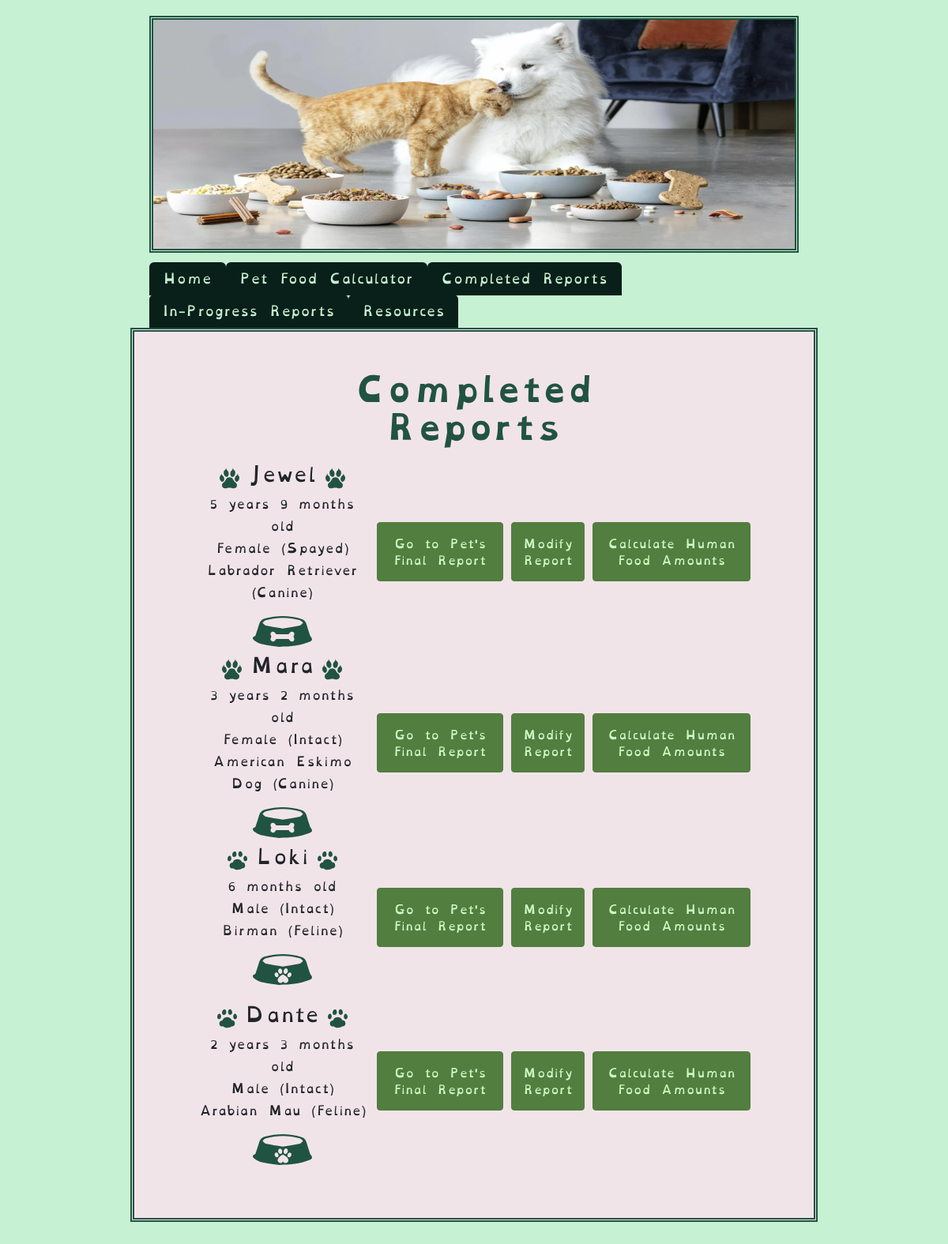
/finished_reports (signed in), run on an earlier commit of the app's database.
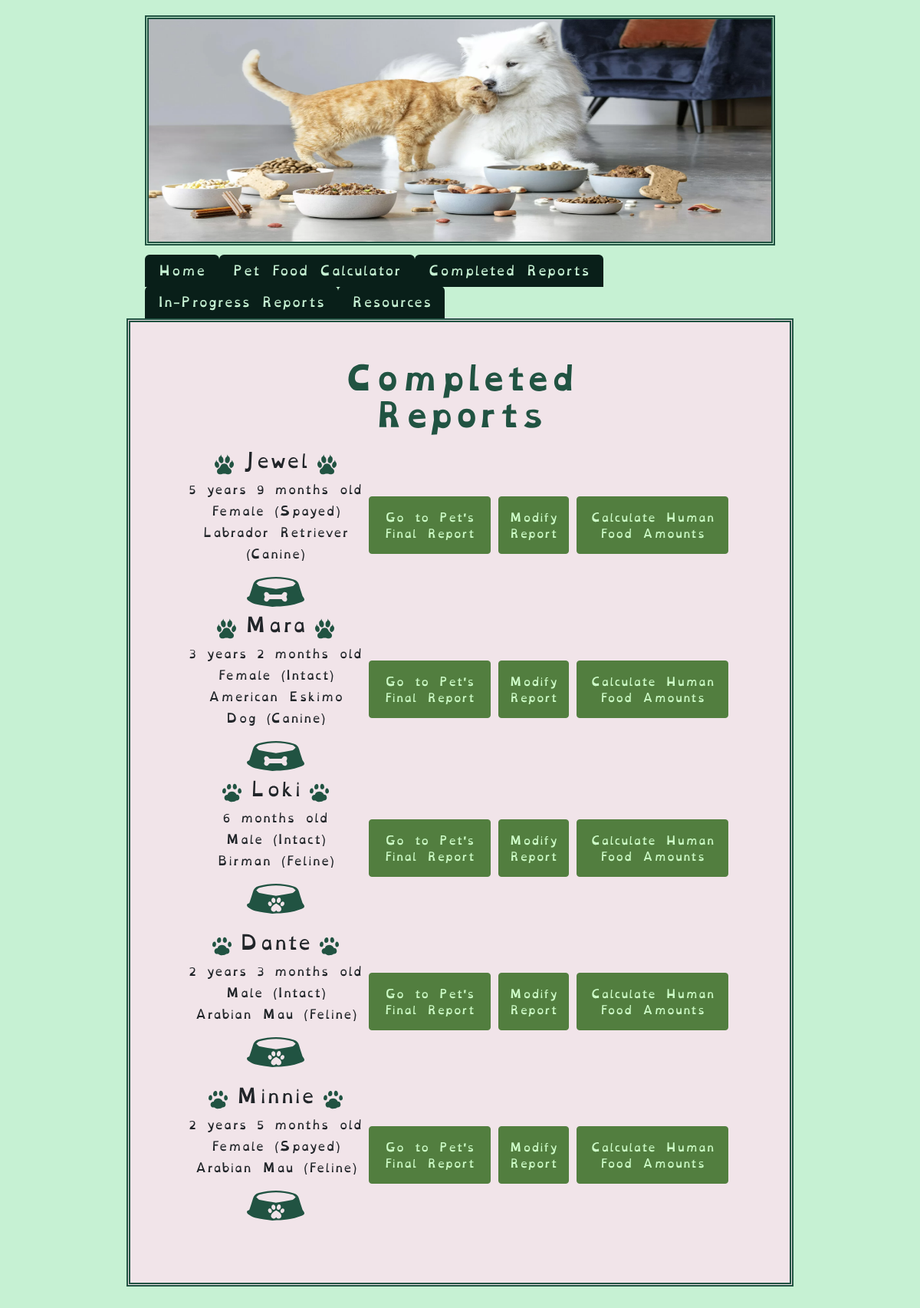
And on a later commit of the database.
### tables this page shows
CREATE TABLE "pets" (
	"pet_id"	INTEGER UNIQUE,
	"owner_id"	INTEGER,
	"name"	VARCHAR(25) NOT NULL,
	"age_in_years"	INTEGER,
	"age_in_months"	INTEGER,
	"species"	VARCHAR(10) NOT NULL,
	"breed"	VARCHAR(25),
	"canine_breed_id"	INTEGER,
	"feline_breed_id"	INTEGER,
	"sex"	INTEGER,
	"bcs"	INTEGER,
	"weight"	FLOAT,
	"units"	VARCHAR(5),
	"converted_weight"	FLOAT,
	"converted_weight_units"	VARCHAR(5),
	"body_fat_percentage"	VARCHAR(5),
	"ideal_weight_lbs"	FLOAT,
	"ideal_weight_kgs"	FLOAT,
	"is_pediatric"	VARCHAR(1),
	"is_pregnant"	VARCHAR(1),
	"weeks_gestating"	INTEGER,
	"is_nursing"	VARCHAR(1),
	"litter_size"	INTEGER,
	"weeks_nursing"	INTEGER,
	"activity_level"	INTEGER,
	"rer"	FLOAT,
	"canine_der_factor_id"	INTEGER,
	"feline_der_factor_id"	INTEGER,
	"der"	FLOAT,
	"der_modifier"	FLOAT,
	"meals_per_day"	FLOAT,
	"current_food_kcal"	FLOAT,
	"current_food_form"	INTEGER,
	"rec_treat_kcal_per_day"	INTEGER,
	"current_food_amt_rec"	VARCHAR(15),
	"current_food_amt_per_meal"	VARCHAR(15),
	"date_of_first_report"	DATETIME,
	"most_recent_report_date"	DATETIME,
	PRIMARY KEY("pet_id" AUTOINCREMENT),
	FOREIGN KEY("owner_id") REFERENCES "users"("id"),
	FOREIGN KEY("canine_breed_id") REFERENCES "dog_breeds"("BreedID"),
	FOREIGN KEY("canine_der_factor_id") REFERENCES "canine_der_factors"("factor_id"),
	FOREIGN KEY("feline_breed_id") REFERENCES "cat_breeds"("BreedID"),
	FOREIGN KEY("feline_der_factor_id") REFERENCES "feline_der_factors"("factor_id"),
	FOREIGN KEY("sex") REFERENCES "reproductive_statuses"("sex_id"),
	FOREIGN KEY("activity_level") REFERENCES "activity_levels"("activity_id"),
	FOREIGN KEY("current_food_form") REFERENCES "food_forms"("form_id")
);

### main.py (the view)
@app.route("/finished_reports", methods=["GET", "POST"])
@login_required
def finished_reports():
    try:
        fi = FindInfo(session["user_id"])
        pet_list = fi.find_all_user_pets(session["user_id"])
    except Exception as e:
        flash(f"Unable to find pet list. Exception: {e}")
        return render_template("finished_reports.html")
    return render_template("finished_reports.html", pet_list=pet_list)

### find_info.py (called while the page is built)
    def pet_data_dictionary(self, user_id, pet_id) -> dict:
        if pet_id != 0 and user_id != 0:
            self.pet_data = db.execute(
                "SELECT * FROM pets WHERE owner_id = :user_id AND pet_id = :pet_id",
                user_id=user_id, pet_id=pet_id
            )
            if self.pet_data == None:
                print("The pet hasn't been added yet.")
        return self.pet_data

    def find_all_user_pets(self, user_id) -> dict:
        if user_id != None or user_id != 0:
            try:
                pet_list = db.execute(
                    "SELECT * FROM pets WHERE owner_id = :user",
                    user=user_id
                )
                print(pet_list)
            except Exception as e:
                flash(f"Couldn't find pet list. Exception: {e}")
        return pet_list

### helpers.py (called while the page is built)
def login_required(f):
    @wraps(f)
    def decorated_funtion(*args, **kwargs):
        if session.get("user_id") == None:
            return redirect(url_for("login"))
        return f(*args, **kwargs)
    return decorated_funtion

### templates/finished_reports.html (shortened to what this page needs)
{% extends 'base.html' %}
{% block content %}
    <h1>Completed Reports</h1>
    <div class="row">
        {% if pet_list and pet_list.date_of_first_report != None %}
            <table class="final_report_table">
                <tbody>
                    {% for pet in pet_list %}
                        {% if pet.date_of_first_report != None %}
                            <tr class="table_info">
                                <td class="pet_table_info">
                                    <div class="signalment_info">
                                        <div class="name_and_paws">
                                            {% if pet.species == "Canine" %}
                                                <img src="{{ url_for('static', filename='assets/svg/dogs/dog_paw.svg') }}" alt="A dog's pawprint" class="fr_paw">
                                            {% elif pet.species == "Feline" %}
                                                <img src="{{ url_for('static', filename='assets/svg/cats/cat_paw.svg') }}" alt="A cat's pawprint" class="fr_paw">
                                            {% endif %}
                                            <h4>{{ pet.name }}</h4>
                                            {% if pet.species == "Canine" %}
                                                <img src="{{ url_for('static', filename='assets/svg/dogs/dog_paw.svg') }}" alt="A dog's pawprint" class="fr_paw">
                                            {% elif pet.species == "Feline" %}
                                                <img src="{{ url_for('static', filename='assets/svg/cats/cat_paw.svg') }}" alt="A cat's pawprint" class="fr_paw">
                                            {% endif %}
                                            </div>
                                            <div class="sig_fr">
                                                {% if pet.age_in_years == 0 and pet.age_in_months == 1 %}
                                                    {{ pet.age_in_months }} month old
                                                {% elif pet.age_in_years == 0 and pet.age_in_months > 1 %}
                                                    {{ pet.age_in_months }} months old
                                                {% elif pet.age_in_years == 1 and pet.age_in_months == 0 %}
                                                    {{ pet.age_in_years }} year old
                                                {% elif pet.age_in_years == 1 and pet.age_in_months == 1 %}
                                                    {{ pet.age_in_years }} year {{ pet.age_in_months }} month old
                                                {% elif pet.age_in_years == 1 and pet.age_in_months > 1 %}
                                                    {{ pet.age_in_years }} year {{ pet.age_in_months }} months old
                                                {% elif pet.age_in_years > 1 and pet.age_in_months == 0 %}
                                                    {{ pet.age_in_years }} years old
                                                {% elif pet.age_in_years > 1 and pet.age_in_months == 1 %}
                                                    {{ pet.age_in_years }} years {{ pet.age_in_months }} month old
                                                {% elif pet.age_in_years > 1 and pet.age_in_months > 1 %}
                                                    {{ pet.age_in_years }} years {{ pet.age_in_months }} months old
                                                {% endif %}
                                                <div class="sig_sex">
                                                    {% if pet.sex == 1 %}
                                                        Female (Intact)
                                                    {% elif pet.sex == 2 %}
                                                        Female (Spayed)
                                                    {% elif pet.sex == 3 %}
                                                        Male (Intact)
                                                    {% elif pet.sex == 4 %}
                                                        Male (Neutered)
                                                    {% endif %}
                                                </div>
                                                {{ pet.breed }} ({{ pet.species }})
                                            </div>
                                            {% if pet.species == "Feline" %}
                                                <img src="{{ url_for('static', filename='assets/svg/food_bowl.svg') }}" alt="A bowl with a pawprint" class="fr_bowl">
                                            {% elif pet.species == "Canine" %}
                                                <img src="{{ url_for('static', filename='assets/svg/dog_food_bowl.svg') }}" alt="A bowl with a bone" class="fr_bowl">
                                            {% endif %}
                                        </div>
                                    </div>
                                </td>
                                <td class="button_table_info">
                                    <div class="button-container-fr">
                                        <a href="{{ url_for('completed_report', pet_id=pet.pet_id) }}">
                                            <button type="button" class="btn btn-secondary btn-sm">Go to Pet's Final Report</button>
                                        </a>
                                        <a href="{{ url_for('edit_info', pet_id=pet.pet_id) }}">
                                            <button type="button" class="btn btn-secondary btn-sm">Modify Report</button>
                                        </a>
                                        <a href="{{ url_for('human_foods.search_human_foods', pet_id=pet.pet_id) }}">
                                            <button type="button" class="btn btn-secondary btn-sm">Calculate Human Food Amounts</button>
                                        </a>
                                    </div>
                                </td>
                            </tr>
                        {% endif %}
                    {% endfor %}
        {% endif %}
{% endblock %}

### templates/base.html (shortened to what this page needs)
<!DOCTYPE html>
<html lang="en">
  <head>
    {% block styles %}
    <link href="https://cdn.jsdelivr.net/npm/bootstrap@5.3.3/dist/css/bootstrap.min.css" rel="stylesheet">
    <link
      href="{{ url_for('static', filename='css/styles.css') }}"
      rel="stylesheet"
    />
    {% endblock %}
    <img class="header-img" alt="a cat and dog nuzzling amongst several different bowls of food" src="/static/assets/img/dog-cat.png">
    {% if session["user_id"] %}
    <nav id="navbar">
      <ul class="nav nav-tabs" id="tabList" role="tablist">
        <li><a class="nav-link" id="nav-home-tab" href="{{ url_for('home') }}">Home</a></li>
        <li><a class="nav-link" id="nav-pfc-tab" href="{{ url_for('pet_info') }}">Pet Food Calculator</a></li>
        <li><a class="nav-link" id="nav-pets-tab" href="{{ url_for('finished_reports') }}">Completed Reports</a></li>
        <li><a class="nav-link" id="nav-pets-tab" href="{{ url_for('wip_reports') }}">In-Progress Reports</a></li>
        <li><a class="nav-link" id="nav-pets-tab" href="{{ url_for('resources') }}">Resources</a></li>
      </ul>
    {% endif %}
    </nav>
  </head>
  <body>
    <div class="container-lg">
      {% block content %}
      {% endblock %}
  </body>
</html>

### static/css/styles.css (style rules this page uses)
:root { --white: #f1e4e9; --pale_white_green: #c6f1d3; --lighter_white_green: #d1f7dc; --pale_sky_blue: #70abad; --light_sky: #70c2c3; --green_black: #091f19; --deep_blue_green: #215342; --light_lime: #7CFF6B; --darker_lime_transparent: #568b3fe5; --darker_lime: #527e3f; }
body { background-color: var(--pale_white_green); padding: 20px; margin-left: auto; margin-right: auto; font-family: "OpenDyslexic", "Arvo"; font-size: 2vh; }
h1 { color: var(--deep_blue_green); font-weight: 700; padding-bottom: 1vw; width: 55%; word-wrap: break-word; }
h1, h2 { color: var(--deep_blue_green); }
h1, h2, h3 { margin-left: auto; margin-right: auto; text-align: center; }
h1, h2, h3 { font-family: "OpenDyslexicBold", "Arvo"; }
h4 { display: inline-block; justify-content: flex-end; padding-right: 10px; padding-left: 10px; }
.final_report_table { width: 950px; margin-left: auto; margin-right: auto; }
.table_info { height: 200px; }
.pet_table_info { display: flex; align-items: center; justify-content: center; height: 100%; }
.signalment_info { display: flex; flex-direction: column; padding-bottom: 1vh; }
.name_and_paws { display: flex; flex-direction: row; margin-left: auto; margin-right: auto; }
.button_table_info { height: 100%; }
.sig_fr { text-align: center; font-size: 15px; text-wrap: 500px; padding-bottom: 2vh; line-height: normal; }
a { color: var(--darker_lime); }
.btn { background-color: var(--green_black); border-color: var(--green_black); --bs-btn-active-color: var(--deep_blue_green); --bs-btn-active-border-color: var(--deep_blue_green); --bs-btn-hover-bg: var(--deep_blue_green); --bs-btn-hover-border-bg: var(--deep_blue_green); color: var(--pale_white_green); text-align: center; margin: 5px; position: relative; margin-top: 1vw; }
.btn-sm { color: #cdfcc7; min-height: 75px; font-weight: 500; background-color: var(--darker_lime); border-color: var(--darker_lime); --bs-btn-active-color: var(--darker_lime_transparent); --bs-btn-active-border-color: var(--darker_lime_transparent); --bs-btn-hover-bg: var(--darker_lime_transparent); --bs-btn-hover-border-bg: var(--darker_lime_transparent); }
.button-container, .button-container-fr { display: flex; justify-content: center; }
.button-container-fr { padding-bottom: 3vh; }
.header-img { margin-bottom: 10px; border: 5px var(--deep_blue_green); border-style: double; width: 68.5vw; height: 25vw; display: block; margin-left: auto; margin-right: auto; }
.container-lg { position: relative; border: 5px var(--deep_blue_green); border-style: double; padding: 50px; display: block; margin-left: auto; margin-right: auto; width: 75%; margin-bottom: 20px; background-color: var(--white); font-family: 'OpenDyslexic', 'Courier New'; font-optical-sizing: auto; font-weight: 300; font-style: normal; font-size: 50px; justify-content: space-between; }
.nav { margin-top: 1vw; }
.nav.nav-tabs { width: 68.5vw; margin-left: auto; margin-right: auto; --bs-navbar-color: var(--deep_blue_green); }
#nav-home-tab, #nav-pfc-tab, #nav-pets-tab { background-color: var(--green_black); color: var(--pale_white_green); }
.row { display: flex; flex-wrap: wrap; margin-left: 2vw; margin-right: 2vw; font-size: 20px; padding-bottom: 1vh; }
.fr_bowl { width: 75px; margin-left: auto; margin-right: auto; }
.fr_paw { width: 25px; display: inline-block; }

What changed in the data, as far as the page shows it:
added pets: name "Minnie", age_in_years "2", age_in_months "5", shows "Female (Spayed)", breed "Arabian Mau", species "Feline"
